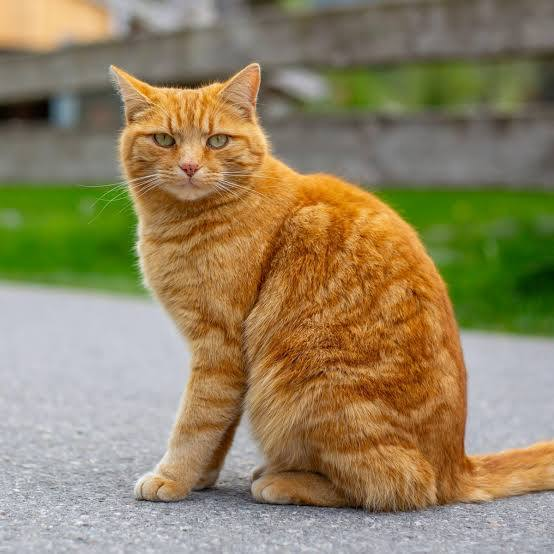
#> input picture Images/images.jpeg, 554 x 554 px
$ python contour_detection.py
#> lines starting #> are read from the running program, lines starting #| are printed output that depends on the picture; after the words box and inside, x2 and y2 are one past the last pixel; in counts of white or black regions, pixels touching at a corner belong together
import cv2 as cv
import numpy as np

img = cv.imread('Images/images.jpeg')
#> img is the input picture: shape (554, 554, 3); mean B, G, R 96.8, 131.2, 145.6
cv.imshow('Cat', img)

#contours are boundaries of objects - not the same as edges
#contours are useful for shape analysis, object detection and recognition
gray = cv.cvtColor(img, cv.COLOR_BGR2GRAY)
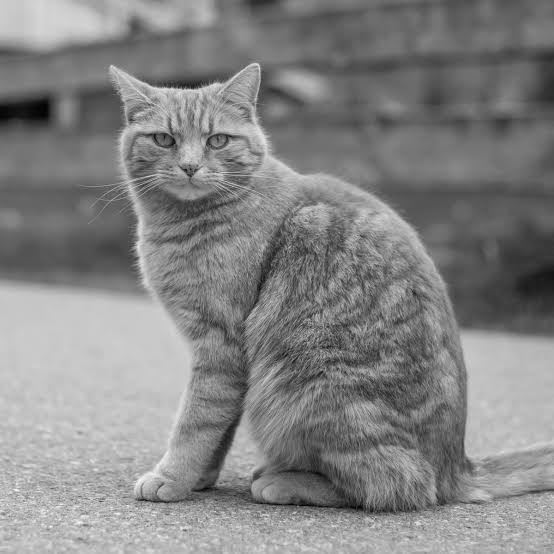
#> gray: shape (554, 554); min 1, max 254, mean 131.6
cv.imshow('Gray', gray)

#we can draw the contours find by the thresholding method by creating a blank image
blank = np.zeros(img.shape, dtype="uint8")
cv.imshow('Blank', blank)

#EDGE DETECTION METHOD 1
blur=cv.GaussianBlur(gray,(3,3), cv.BORDER_DEFAULT)
cv.imshow('Blur', blur)

#recommendation - use canny method first and find contours
canny=cv.Canny(blur, 125,175)
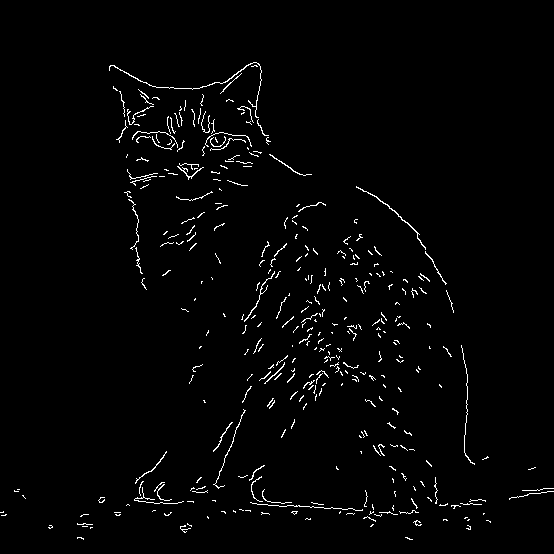
#> canny: shape (554, 554); 1.8% white in thin lines or dots, all inside (x1, y1, x2, y2) = (0, 62, 554, 540)
cv.imshow('Canny', canny)


# #to find contours we use the find contours method
# #this method returns 2 things: contours and hierarchies
# #takes in edges (canny) and a mode to find contours:
#     #cv.RETR_TREE for all the hierarchical contours
#     #cv.RETR_EXTERNAL for only external contours
#     #cv.RETR_LIST for all contours in the image
# #as well as the contour approximation method
#     #CHAIN_APPROX_NONE does nothing, simply returns all the contours
#     #CHAIN_APPROX_SIMPLE compresses all returned contours into a simpler one
# #it will look at the edges and return 2 values
# #1. the contours which would be a python list of all the contours
# #2. the hierarchies - the hierarchical representation of the contours
# contours, hierarchies = cv.findContours(canny, cv.RETR_EXTERNAL, cv.CHAIN_APPROX_NONE)
# #to get the number of contours:
# print(f'{len(contours)} contour(s) found')

##EDGE DETECTION METHOD 2
#the function takes the image, threshold value,maximum value, thresholding type
#threshold binarizes an image:
    #pixels<125 set to 0
    #pixels>125 set to 1
ret, thresh = cv.threshold(gray, 125,255, cv.THRESH_BINARY)
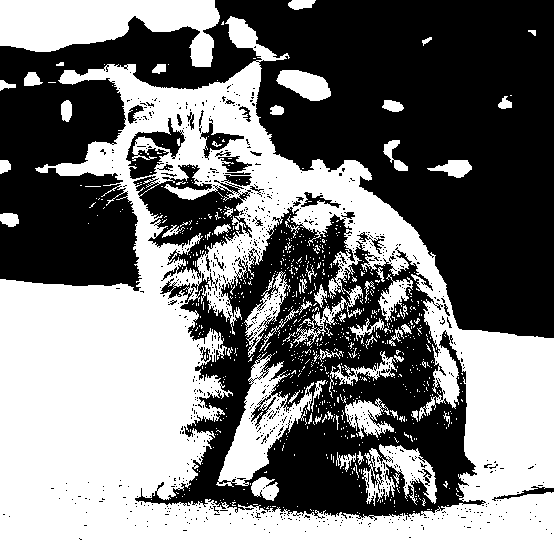
#> thresh: shape (554, 554); 47.8% white; 825 white regions (761 under 20 px)
cv.imshow('Thresh', thresh)

contours, hierarchies = cv.findContours(thresh, cv.RETR_EXTERNAL, cv.CHAIN_APPROX_NONE)
#> contours = 38 contours, 22 with area under 20; largest, box (x1, y1, x2, y2) and area: (0, 16, 554, 554) 191032, (0, 0, 220, 67) 8670, (276, 70, 331, 101) 1040, (427, 160, 472, 178) 400, (383, 140, 408, 171) 244
#to get the number of contours:
print(f'{len(contours)} contour(s) found')
#| 38 contour(s) found

#takes image to draw over, the list of contours and
#contour index, we want all so set it to -1
cv.drawContours(blank, contours, -1, (0,0,255), 1)
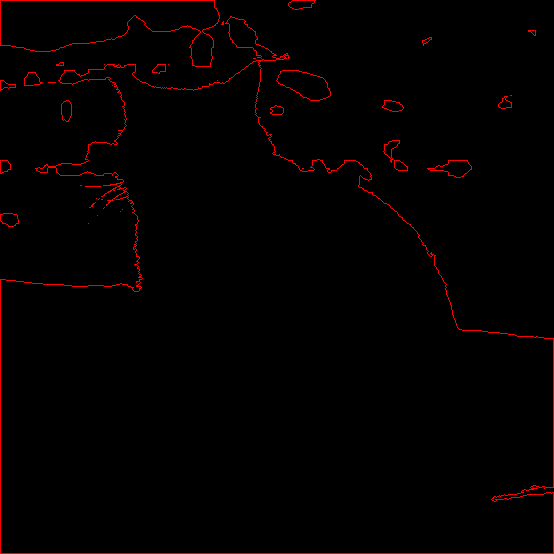
#> blank: shape (554, 554, 3); mean of channels 0, 1, 2 0, 0, 3.7; drawn as B, G, R
cv.imshow('Contours drawn', blank)

cv.waitKey(0)

$ run again, with Images/group.jpg copied over Images/images.jpeg
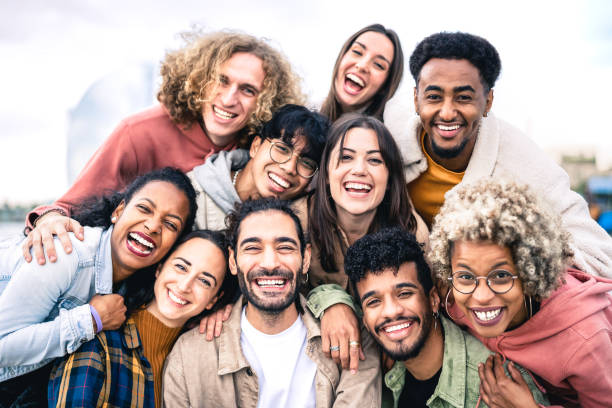
#> input picture Images/group.jpg, 612 x 408 px
#> img is the input picture: shape (408, 612, 3); mean B, G, R 156.2, 161.2, 181.9
#> canny: shape (408, 612); 9% white in thin lines or dots
#> `ret, thresh = cv.threshold(gray, 125,255, cv.THRESH_BINARY)`:
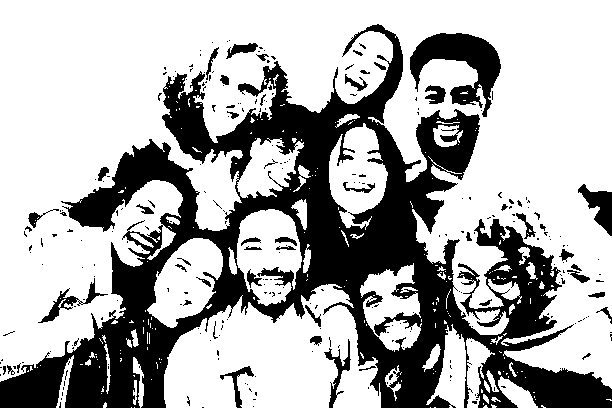
#> thresh: shape (408, 612); 68.4% white; 274 black regions (225 under 20 px)
#> contours = 213 contours, 177 with area under 20; largest, box (x1, y1, x2, y2) and area: (0, 0, 612, 389) 133184, (164, 284, 381, 408) 17981, (236, 209, 302, 306) 4326, (147, 238, 223, 328) 4088, (329, 123, 388, 230) 3699
#| 213 contour(s) found
#> `cv.drawContours(blank, contours, -1, (0,0,255), 1)`:
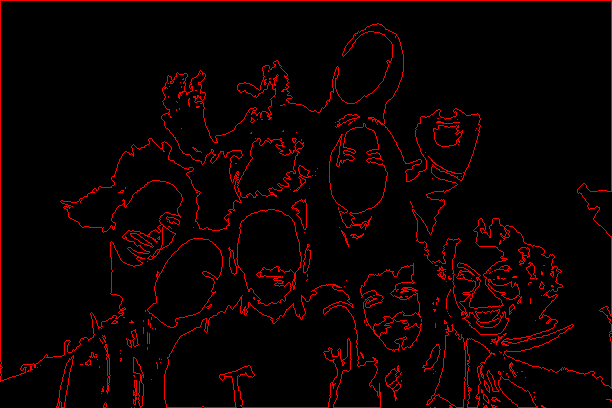
#> blank: shape (408, 612, 3); mean of channels 0, 1, 2 0, 0, 12.3; drawn as B, G, R
